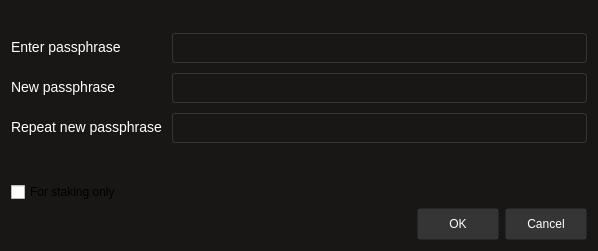
<?xml version="1.0" encoding="UTF-8"?>
<ui version="4.0">
 <class>AskPassphraseDialog</class>
 <widget class="QDialog" name="AskPassphraseDialog">
  <property name="geometry">
   <rect>
    <x>0</x>
    <y>0</y>
    <width>598</width>
    <height>234</height>
   </rect>
  </property>
  <property name="sizePolicy">
   <sizepolicy hsizetype="Preferred" vsizetype="Minimum">
    <horstretch>0</horstretch>
    <verstretch>0</verstretch>
   </sizepolicy>
  </property>
  <property name="minimumSize">
   <size>
    <width>550</width>
    <height>0</height>
   </size>
  </property>
  <property name="windowTitle">
   <string>Passphrase Dialog</string>
  </property>
  <property name="styleSheet">
   <string notr="true">QDialog{background: #191616; color: #CDCDCD}
QLabel{color: white; font-family: 'pt mono'; font-size: 14px;}
QPushButton{background: #353535; color: white;  border: 1px solid transparent; border-radius: 3px; height: 30px; width: 80px;}
QPushButton::hover{background: #454545;}
QPushButton::pressed{background: #353535;}
QLineEdit{background: transparent; color: white; font-family: 'pt mono'; font-size: 15px; border: 1px solid #353535; border-radius: 3px;}</string>
  </property>
  <layout class="QVBoxLayout" name="verticalLayout">
   <item>
    <widget class="QLabel" name="warningLabel">
     <property name="textFormat">
      <enum>Qt::RichText</enum>
     </property>
     <property name="wordWrap">
      <bool>true</bool>
     </property>
    </widget>
   </item>
   <item>
    <layout class="QFormLayout" name="formLayout">
     <property name="fieldGrowthPolicy">
      <enum>QFormLayout::AllNonFixedFieldsGrow</enum>
     </property>
     <property name="horizontalSpacing">
      <number>10</number>
     </property>
     <property name="verticalSpacing">
      <number>10</number>
     </property>
     <item row="0" column="0">
      <widget class="QLabel" name="passLabel1">
       <property name="text">
        <string>Enter passphrase</string>
       </property>
      </widget>
     </item>
     <item row="0" column="1">
      <widget class="QLineEdit" name="passEdit1">
       <property name="minimumSize">
        <size>
         <width>0</width>
         <height>30</height>
        </size>
       </property>
       <property name="echoMode">
        <enum>QLineEdit::Password</enum>
       </property>
      </widget>
     </item>
     <item row="1" column="0">
      <widget class="QLabel" name="passLabel2">
       <property name="text">
        <string>New passphrase</string>
       </property>
      </widget>
     </item>
     <item row="1" column="1">
      <widget class="QLineEdit" name="passEdit2">
       <property name="minimumSize">
        <size>
         <width>0</width>
         <height>30</height>
        </size>
       </property>
       <property name="echoMode">
        <enum>QLineEdit::Password</enum>
       </property>
      </widget>
     </item>
     <item row="2" column="0">
      <widget class="QLabel" name="passLabel3">
       <property name="text">
        <string>Repeat new passphrase</string>
       </property>
      </widget>
     </item>
     <item row="3" column="1">
      <widget class="QLabel" name="capsLabel">
       <property name="font">
        <font>
         <family>pt mono</family>
         <pointsize>-1</pointsize>
        </font>
       </property>
       <property name="text">
        <string/>
       </property>
       <property name="alignment">
        <set>Qt::AlignCenter</set>
       </property>
      </widget>
     </item>
     <item row="4" column="0">
      <widget class="QCheckBox" name="stakingCheckBox">
       <property name="enabled">
        <bool>true</bool>
       </property>
       <property name="visible">
        <bool>false</bool>
       </property>
       <property name="toolTip">
        <string>Serves to disable the trivial sendmoney when OS account compromised. Provides no real security.</string>
       </property>
       <property name="text">
        <string>For staking only</string>
       </property>
      </widget>
     </item>
     <item row="2" column="1">
      <widget class="QLineEdit" name="passEdit3">
       <property name="minimumSize">
        <size>
         <width>0</width>
         <height>30</height>
        </size>
       </property>
       <property name="echoMode">
        <enum>QLineEdit::Password</enum>
       </property>
      </widget>
     </item>
    </layout>
   </item>
   <item>
    <widget class="QDialogButtonBox" name="buttonBox">
     <property name="orientation">
      <enum>Qt::Horizontal</enum>
     </property>
     <property name="standardButtons">
      <set>QDialogButtonBox::Cancel|QDialogButtonBox::Ok</set>
     </property>
    </widget>
   </item>
  </layout>
 </widget>
 <resources/>
 <connections>
  <connection>
   <sender>buttonBox</sender>
   <signal>accepted()</signal>
   <receiver>AskPassphraseDialog</receiver>
   <slot>accept()</slot>
   <hints>
    <hint type="sourcelabel">
     <x>248</x>
     <y>254</y>
    </hint>
    <hint type="destinationlabel">
     <x>157</x>
     <y>274</y>
    </hint>
   </hints>
  </connection>
  <connection>
   <sender>buttonBox</sender>
   <signal>rejected()</signal>
   <receiver>AskPassphraseDialog</receiver>
   <slot>reject()</slot>
   <hints>
    <hint type="sourcelabel">
     <x>316</x>
     <y>260</y>
    </hint>
    <hint type="destinationlabel">
     <x>286</x>
     <y>274</y>
    </hint>
   </hints>
  </connection>
 </connections>
</ui>
